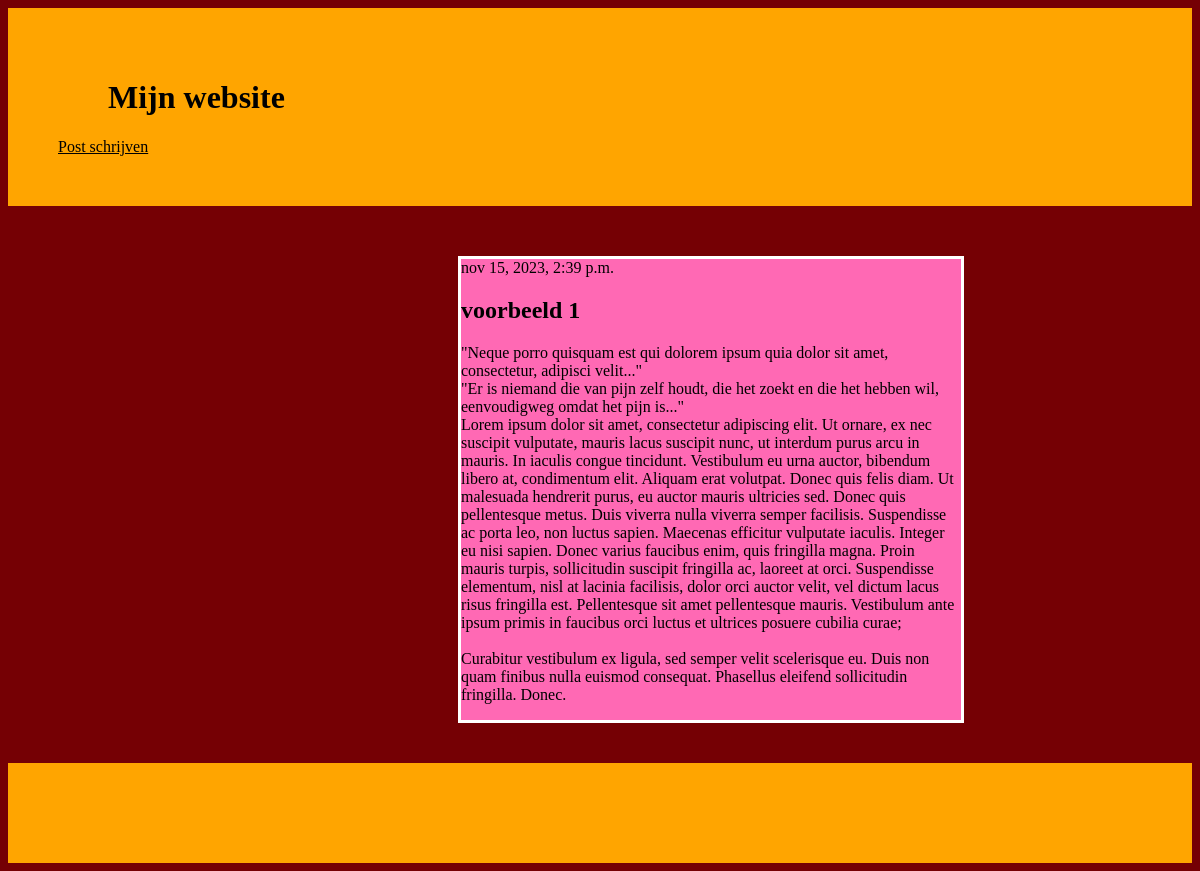
The app's page /post/1/ with its own data.
### blog/models.py (models this page shows, shortened)
class Post(models.Model):
    author = models.ForeignKey(settings.AUTH_USER_MODEL, on_delete=models.CASCADE)
    title = models.CharField(max_length=200)
    text = models.TextField()
    created_date = models.DateTimeField(default=timezone.now)
    published_date = models.DateTimeField(blank=True, null=True)

### blog/views.py (the view)
# urls.py: path('post/<int:pk>/', views.post_detail, name='post_inhoud'),
def post_detail(request, pk):
    post = get_object_or_404(Post, pk=pk)
    return render(request, 'blog/post_inhoud.html', {'post': post})

### blog/templates/blog/post_inhoud.html
{% extends 'blog/base.html' %}
{% block inhoud %}
<article class="post">
{% if post.published_date %}
<time class="date">
{{ post.published_date }}
</time>
{% endif %}
<h2>{{ post.title }}</h2>
<p>{{ post.text|linebreaksbr }}</p>
</article>
{% endblock %}

### blog/static/css/stijl.css (style rules this page uses)
body { background-color: rgb(117, 0, 4); color: black; }
article { background-color: hotpink; width: 500px; margin-top: 50px; margin-bottom: 40px; margin-left: 450px; border: 3px solid rgb(255, 255, 255); }

### records on screen
Post: published_date "nov 15, 2023, 2:39 p.m.", title "voorbeeld 1", text "\"Neque porro quisquam est qui dolorem ipsum quia dolor sit amet, consectetur, adipisci velit...\" \"Er is niemand die van pijn zelf houdt, die het zoekt en die het hebben wil, eenvoudigweg omdat het pijn is...\" Lorem ipsum dolor sit amet, consectetur adipiscing elit. Ut ornare, ex nec suscipit vulputate, mauris lacus suscipit nunc, ut interdum purus arcu in mauris. In iaculis congue tincidunt. Vestibulum eu urna auctor, bibendum libero at, condimentum elit. Aliquam erat volutpat. Donec quis felis diam. Ut malesuada hendrerit purus, eu auctor mauris ultricies sed. Donec quis pellentesque metus. Duis viverra nulla viverra semper facilisis. Suspendisse ac porta leo, non luctus sapien. Maecenas…"
